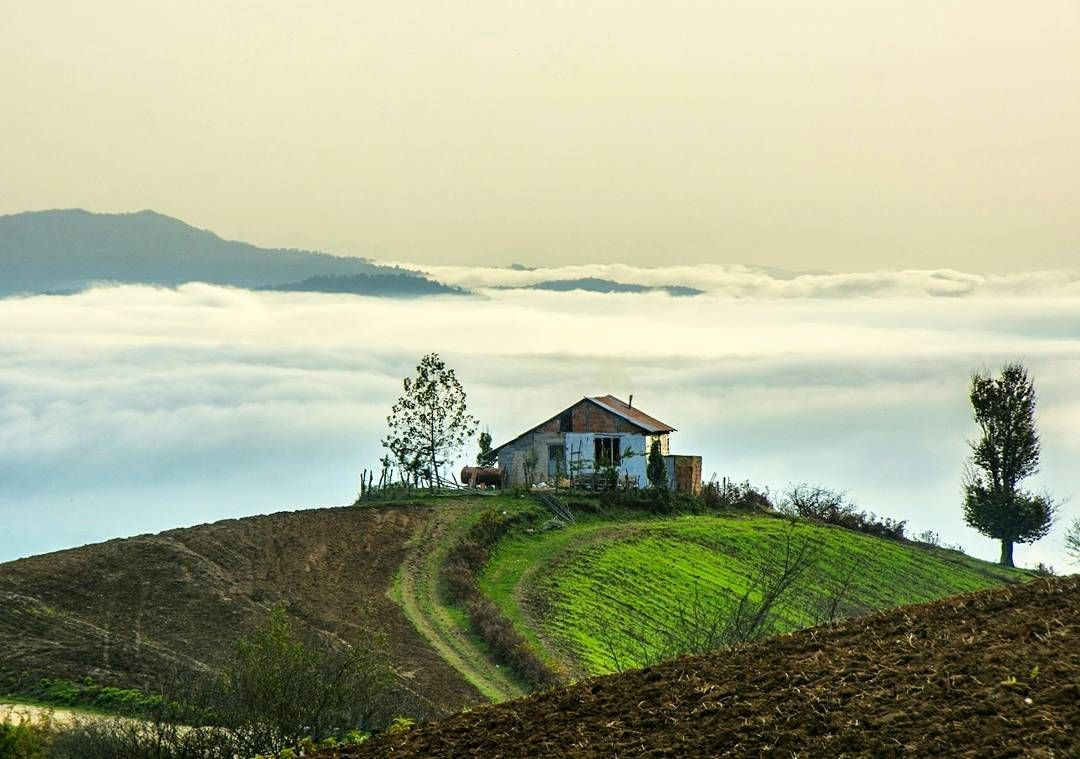
#> input picture files/practice open cv/images/mazandaran.jpg, 1080 x 759 px
$ jupyter execute p7.ipynb
#> lines starting #> are read from the running program, lines starting #| are printed output that depends on the picture; after the words box and inside, x2 and y2 are one past the last pixel; in counts of white or black regions, pixels touching at a corner belong together
[cell 1]
import cv2
import numpy as np
import matplotlib.pyplot as plt

[cell 2]
def imshow(title = "Image" , image = None , size = 10):
    w , h = image.shape[0] , image.shape[1]
    aspect_ratio = w/h
    plt.figure(figsize=(size , size * aspect_ratio))
    plt.imshow(cv2.cvtColor(image , cv2.COLOR_BGR2RGB))
    plt.title(title)
    plt.show()

image = cv2.imread("images/mazandaran.jpg")
#> image is the input picture: shape (759, 1080, 3); mean B, G, R 140.8, 169.6, 165
imshow("Original Image" , image)

[cell 3]
image

[cell 4]
M  = np.ones(image.shape , dtype = "uint8") * 100
image.shape
#> Out = (759, 1080, 3)

[cell 5]
added = cv2.add(image , M)
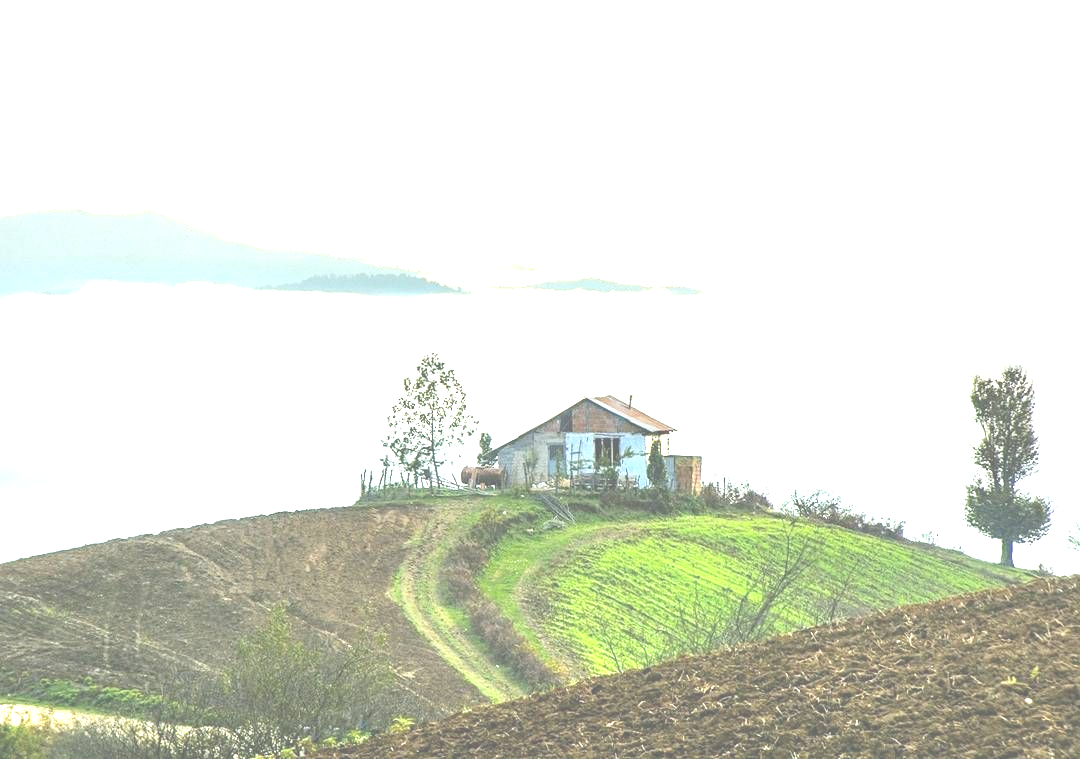
#> added: shape (759, 1080, 3); mean B, G, R 213.2, 225.1, 221.9
imshow("Added" , added)
added2 = image + M
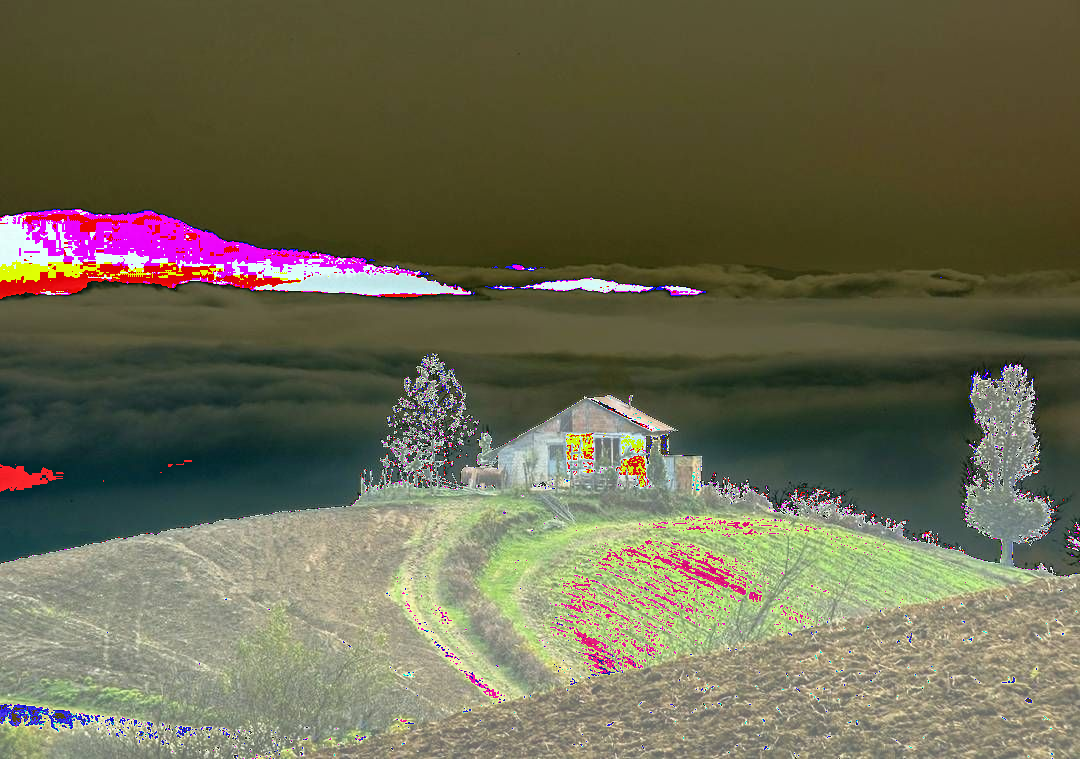
#> added2: shape (759, 1080, 3); mean B, G, R 81.1, 105, 107.3
imshow("Added2" , added2)

[cell 6]
subtracted = cv2.subtract(image , M)
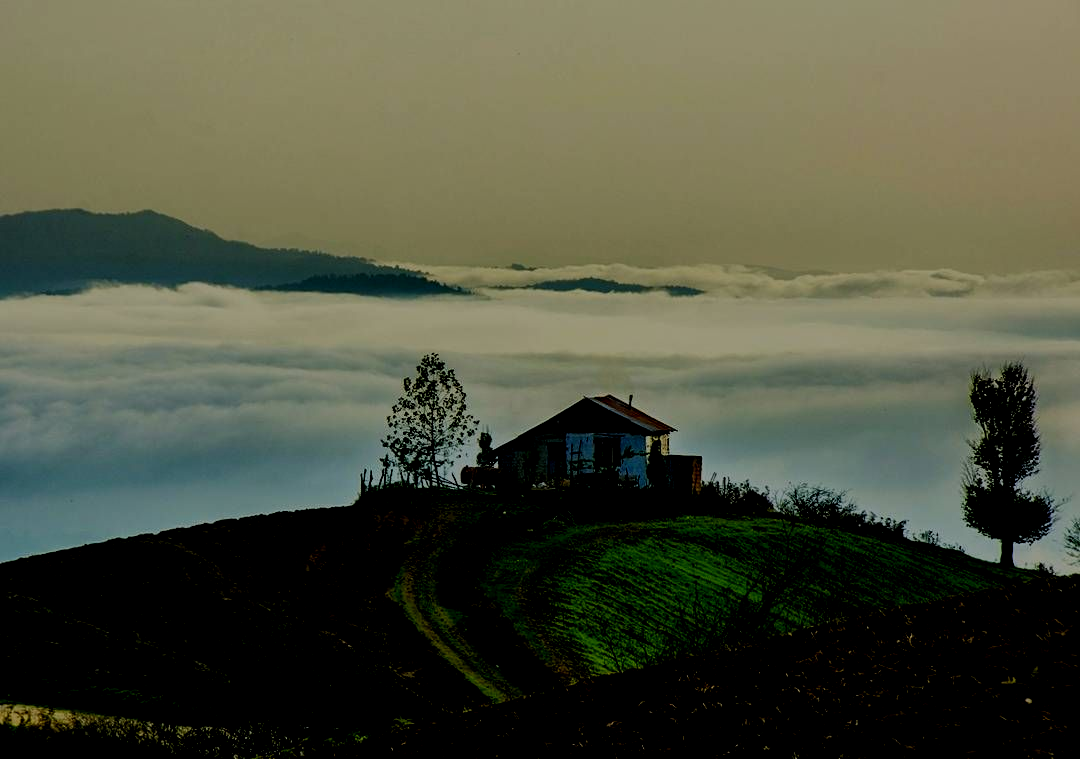
#> subtracted: shape (759, 1080, 3); mean B, G, R 63.4, 82, 78.7
imshow("Subtracted" , subtracted)
sub2 = image - M
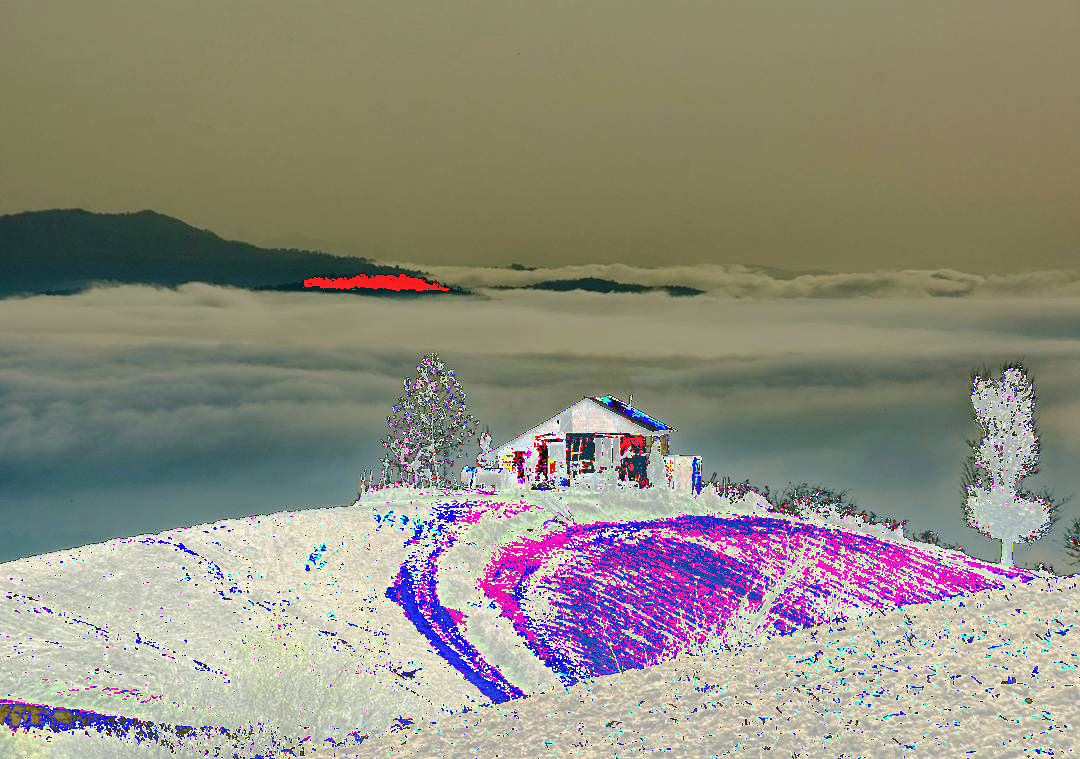
#> sub2: shape (759, 1080, 3); mean B, G, R 128.1, 140.7, 144.2
imshow("Sub2" , sub2)

[cell 7]
square = np.zeros((300 , 300) , dtype = "uint8")
cv2.rectangle(square , (50 , 50) , (250 , 250) , 255 , -2)
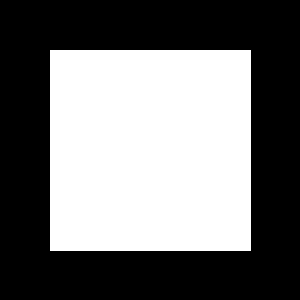
#> square: shape (300, 300); 44.9% white; 1 white region, box (x1, y1, x2, y2) and area: (50, 50, 251, 251) 40401
imshow("Square" , square)
elipsis = np.zeros((300 , 300) , dtype = "uint8")
cv2.ellipse(elipsis , (150 , 150) , (150 , 150) , 30 , 0 , 180 , 225 , -1)
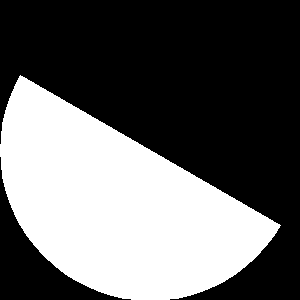
#> elipsis: shape (300, 300); values 0 (black) and 225 (white), 39.6% white; 1 white region, box (x1, y1, x2, y2) and area: (0, 75, 281, 300) 35626
imshow("elipsis" , elipsis)

[cell 8]
And = cv2.bitwise_and(square , elipsis)
imshow("And" , And)
#> in imshow (call 8), `plt.imshow(cv2.cvtColor(image , cv2.COLOR_BGR2RGB))`:
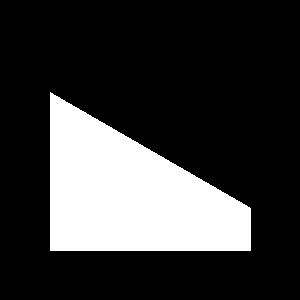
#> image: shape (300, 300); values 0 (black) and 225 (white), 22.6% white; 1 white region, box (x1, y1, x2, y2) and area: (50, 92, 251, 251) 20305
od = cv2.bitwise_or(square , elipsis)
imshow("Or" , od)
#> in imshow (call 9), `plt.imshow(cv2.cvtColor(image , cv2.COLOR_BGR2RGB))`:
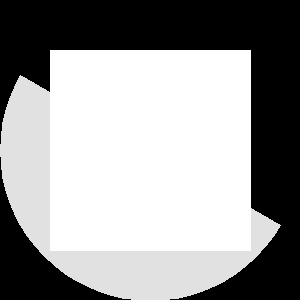
#> image: shape (300, 300); min 0, max 255, mean 152.8
Xor = cv2.bitwise_xor(square , elipsis)
imshow("Xor" , Xor)
#> in imshow (call 10), `plt.imshow(cv2.cvtColor(image , cv2.COLOR_BGR2RGB))`:
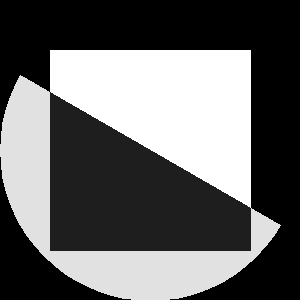
#> image: shape (300, 300); min 0, max 255, mean 102
bitnot = cv2.bitwise_not(square)
imshow("Not" , bitnot)
